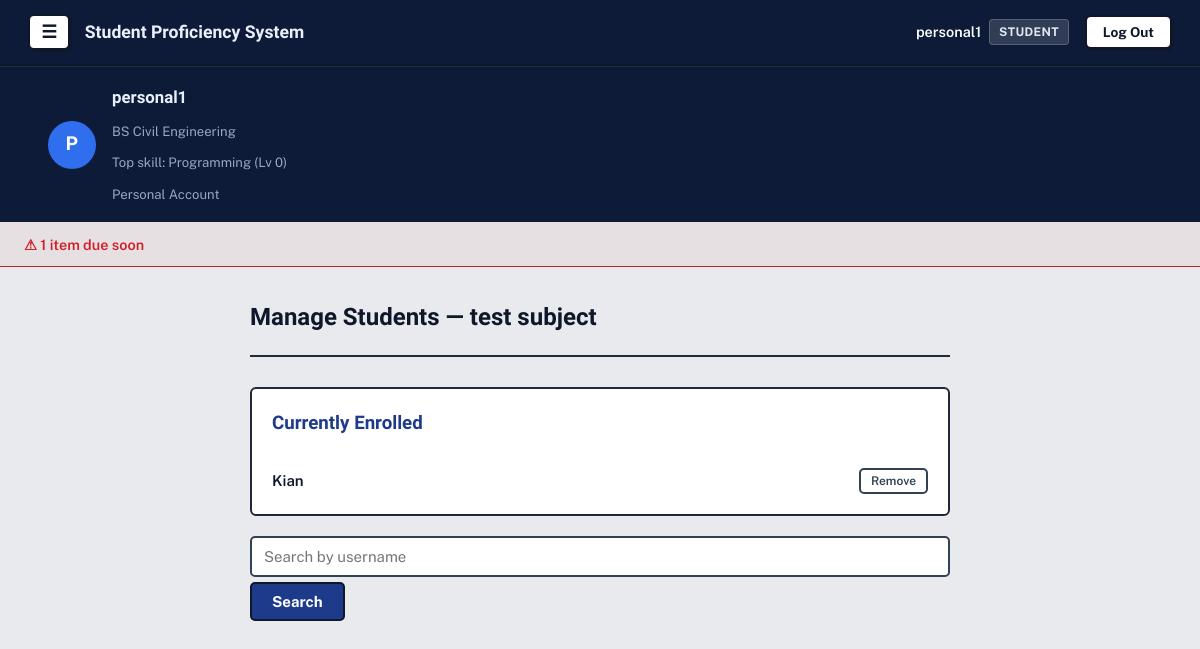
The app's page /tracker/2/manage-students/ (signed in) with its own data.
### accounts/models.py (models this page shows, shortened)
class Profile(models.Model):
    ROLE_CHOICES = [
        ('student', 'Student'),
        ('teacher', 'Teacher'),
    ]
    MODE_CHOICES = [
        ('personal', 'Personal'),
        ('professional', 'Professional'),
    ]
    user = models.OneToOneField(
        User, on_delete=models.CASCADE, related_name='profile')
    role = models.CharField(max_length=10, choices=ROLE_CHOICES)
    mode = models.CharField(
        max_length=15, choices=MODE_CHOICES, blank=True, null=True)
    course = models.ForeignKey(
        Course, on_delete=models.SET_NULL, null=True, blank=True)
    @property
    def is_manager(self):
        return self.role == 'teacher' or self.mode == 'personal'

### avatar/models.py (models this page shows, shortened)
class Course(models.Model):
    name = models.CharField(max_length=100)

class StudentSkill(models.Model):
    student = models.ForeignKey(
        User, on_delete=models.CASCADE, related_name='skills')
    skill = models.ForeignKey(Skill, on_delete=models.CASCADE)
    points = models.PositiveIntegerField(default=0)
    class Meta:
        unique_together = ('student', 'skill')
    @property
    def level(self):
        return self.points // 100

class Skill(models.Model):
    CATEGORY_CHOICES = [
        ('general', 'General Education'),
        ('course', 'Course-Specific'),
        ('broad', 'Broad (Non-College)'),
    ]
    name = models.CharField(max_length=100)
    description = models.TextField(blank=True)
    category = models.CharField(
        max_length=10, choices=CATEGORY_CHOICES, default='course')
    course = models.ForeignKey(
        Course, on_delete=models.CASCADE, null=True, blank=True, related_name='skills')

### tracker/models.py (models this page shows, shortened)
class Subject(models.Model):
    name = models.CharField(max_length=100)
    teacher = models.ForeignKey(
        User, on_delete=models.CASCADE, related_name='subjects_taught')
    students = models.ManyToManyField(
        User, related_name='subjects_enrolled', blank=True)

### tracker/views.py (the view)
@login_required
def manage_students(request, subject_id):
    subject = get_object_or_404(Subject, id=subject_id)
    if subject.teacher.profile.mode == 'personal':
        return redirect('lesson_plan_view', subject_id=subject.id)
    query = request.GET.get('q', '')
    results = []
    if query:
        results = User.objects.filter(
            profile__role='student', profile__mode='professional', username__icontains=query
        ).exclude(id__in=subject.students.values_list('id', flat=True))
    return render(request, 'tracker/manage_students.html', {
        'subject': subject, 'query': query, 'results': results
    })

### accounts/context_processors.py (called while the page is built)
def profile_banner(request):
    if not request.user.is_authenticated or request.user.profile.role != 'student':
        return {}
    top_skill = request.user.skills.order_by('-points').first()
    return {'top_skill': top_skill}

### tracker/models.py (called while the page is built)
    @property
    def due_soon(self):
        return 0 <= (self.deadline - timezone.now().date()).days <= 3

### tracker/templates/tracker/manage_students.html (shortened to what this page needs)
{% extends 'base.html' %}
{% block content %}
<div class="manage-students-container">
    <div class="lesson-header">
        <h2>Manage Students — {{ subject.name }}</h2>
    </div>
    <div class="topic-card">
        <h3 style="color:#1E3A8A; margin-top:0;">Currently Enrolled</h3>
        <ul class="activity-list">
            {% for student in subject.students.all %}
            <li class="activity-item">
                <span class="activity-title">{{ student.username }}</span>
                <form method="post" action="{% url 'remove_student_from_subject' subject.id student.id %}">
                    <button type="submit" class="btn-sm">Remove</button>
                </form>
            </li>
            {% empty %}
            <li class="empty-state-sm">No students enrolled yet.</li>
            {% endfor %}
        </ul>
    </div>
    <div class="form-card" style="max-width:none; margin-top:20px;">
        <form method="get" class="custom-form" style="flex-direction:row; gap:10px;">
            <input type="text" name="q" value="{{ query }}" placeholder="Search by username">
            <button type="submit" class="btn-primary" style="flex:none;">Search</button>
        </form>
    </div>
</div>
{% endblock %}

### templates/base.html (shortened to what this page needs)
{% load static %}
<!DOCTYPE html>
<html lang="en">
<head>
    <link rel="stylesheet" href="{% static 'css/style.css' %}">
</head>
<body>
    <nav class="navbar">
        <div class="navbar-left">
            {% if user.is_authenticated %}
            <button id="menuToggle" class="menu-btn" aria-label="Menu">☰</button>
            {% endif %}
            <span class="brand">Student Proficiency System</span>
        </div>
        <div class="navbar-right">
            {% if user.is_authenticated %}
            <div class="user-badge">
                <span class="user-name">{{ user.username }}</span>
                <span class="role-pill">{{ user.profile.role|capfirst }}</span>
            </div>
            <form method="post" action="{% url 'logout' %}" class="logout-form">
                <button type="submit" class="btn-logout">Log Out</button>
            </form>
            {% else %}
            <a href="{% url 'login' %}" class="btn-auth">Log In</a>
            <a href="{% url 'signup' %}" class="btn-auth btn-signup">Sign Up</a>
            {% endif %}
        </div>
    </nav>
    {% if user.is_authenticated and user.profile.role == 'student' %}
    <div class="profile-banner">
        <div class="profile-banner-inner">
            <div class="profile-avatar-circle">{{ user.username|slice:":1"|upper }}</div>
            <div class="profile-info">
                <div class="profile-name">{{ user.username }}</div>
                <div class="profile-line">
                    {% if user.profile.course %}{{ user.profile.course.name }}{% else %}No course{% endif %}
                </div>
                <div class="profile-line">
                    {% if top_skill %}Top skill: {{ top_skill.skill.name }} (Lv {{ top_skill.level }}){% else %}No skills yet{% endif %}
                </div>
                <div class="profile-line">
                    {% if user.profile.mode == 'personal' %}Personal Account{% else %}Professional Account{% endif %}
                </div>
            </div>
        </div>
    </div>
    {% endif %}
    {% if reminder_count %}
    <div class="reminder-bar">
        <a href="{% url 'task_list' %}" class="reminder-btn">⚠ {{ reminder_count }} item{{ reminder_count|pluralize }} due soon</a>
    </div>
    {% endif %}
    <main class="page">
        {% block content %}
        {% endblock %}
    </main>
</body>
</html>

### records on screen
StudentSkill: skill.name "Programming", level "0"
Subject: name "test subject"

### other values on screen
{{ user.username }} "personal1"
{{ user.profile.role|capfirst }} "STUDENT"
{{ user.username|slice:":1"|upper }} "P"
{{ user.profile.course.name }} "BS Civil Engineering"
{{ reminder_count }} "1"
{{ student.username }} "Kian"
